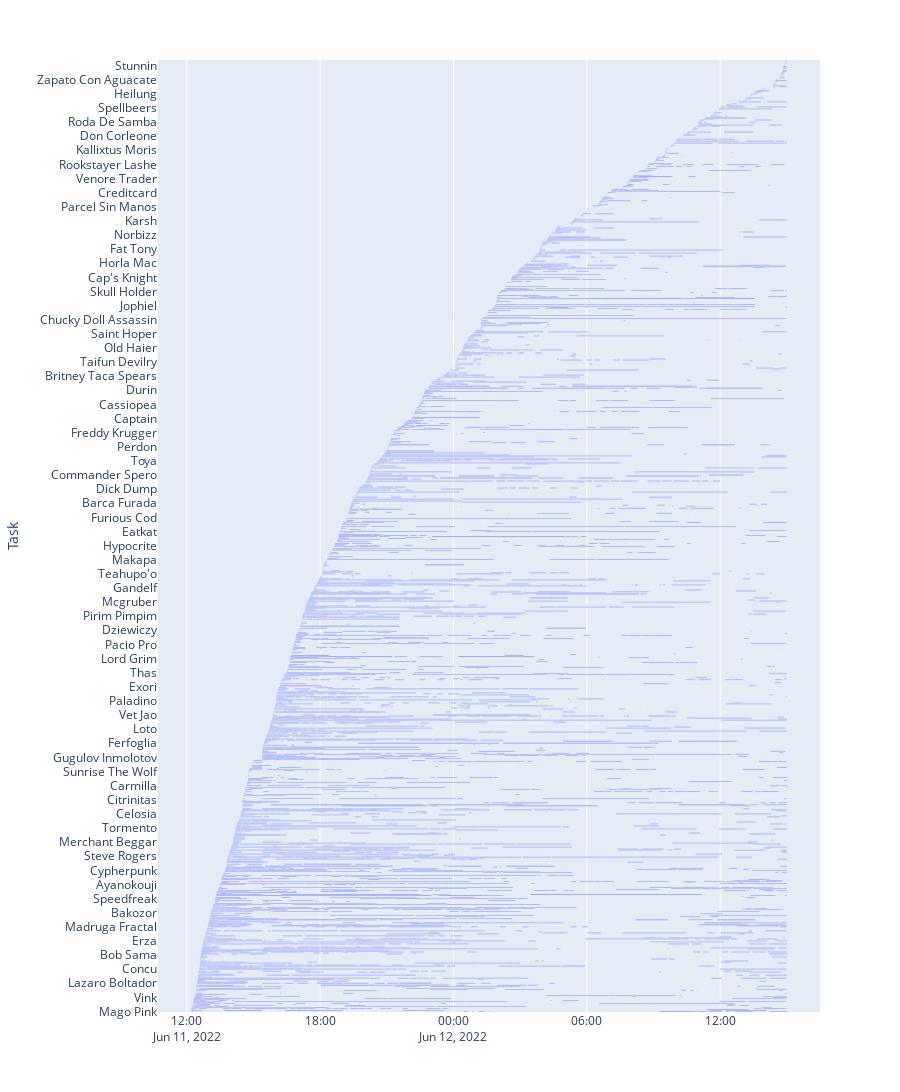

The notebook cell this image was saved under:
### Code cell
output['Start'] =  pd.to_datetime(output['Start'], unit='s')
output['Finish'] =  pd.to_datetime(output['Finish'], unit='s')
#output = output.sort_values(['Task'], ascending=[True])
mono = output.loc[output['Task'] == 'Mono On Dura']

fig = px.timeline(output,x_start="Start",x_end="Finish",y="Task",height=20000)
fig.show()

### Figure 1 — Plotly figure (JSON) as saved in the notebook; plotly's stock layout.template omitted (floating-point values rounded to 4 significant figures; data arrays with more than 128 entries replaced by an {"elided": "..."} marker saying what was removed)
{"data": [{"alignmentgroup": "True", "base": {"elided": "3484 str values"}, "hovertemplate": "Start=%{base}<br>Finish=%{x}<br>Task=%{y}<extra></extra>", "legendgroup": "", "marker": {"color": "#636efa"}, "name": "", "offsetgroup": "", "orientation": "h", "showlegend": false, "textposition": "auto", "type": "bar", "x": {"elided": "3484 int values"}, "xaxis": "x", "y": {"elided": "3484 str values"}, "yaxis": "y"}], "layout": {"barmode": "overlay", "height": 20000, "legend": {"tracegroupgap": 0}, "margin": {"t": 60}, "xaxis": {"anchor": "y", "domain": [0, 1], "type": "date"}, "yaxis": {"anchor": "x", "domain": [0, 1], "title": {"text": "Task"}}}}
